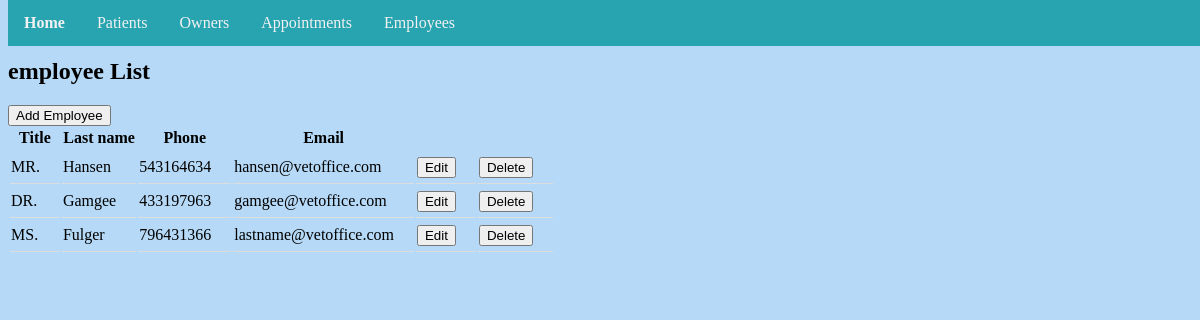
/employee/list/, run on an earlier commit of the app's database.
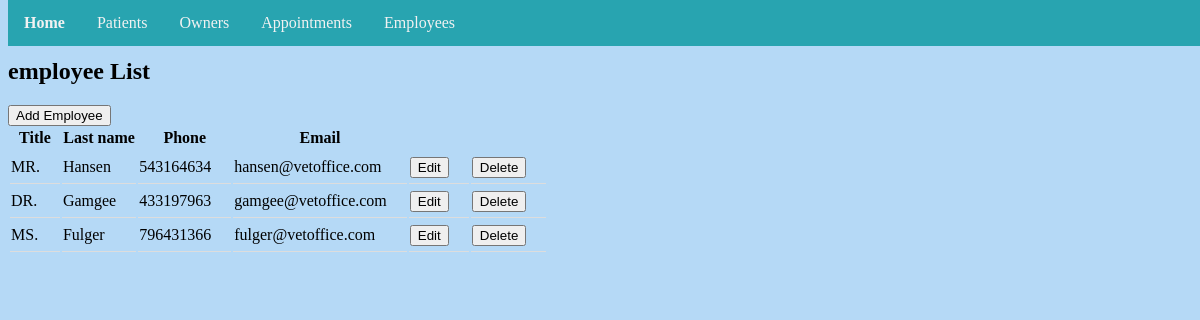
And on a later commit of the database.
### employee/models.py (models this page shows, shortened)
class Employee(models.Model):
    TITLE_CHOICE = [
        ('MR.', 'Mr.'),
        ('MISS.', 'Miss.'),
        ('MS.', 'Ms.'),
        ('MRS.', 'Mrs.'),
        ('DR.', 'Dr.'),
    ]
    first_name = models.CharField(max_length=200)
    last_name = models.CharField(max_length=200)
    title = models.CharField(max_length=5, choices=TITLE_CHOICE, default='Dr.')
    phone = models.IntegerField()
    email = models.CharField(max_length=200)

### employee/views.py (the view)
# urls.py: path('list/', views.EmployeeList.as_view(), name='employeelist'),
class EmployeeList(ListView):
    model = Employee
    template_name = 'employee_list.html'

### templates/employee_list.html (shortened to what this page needs)
{% extends './base.html' %}
{% block content %}
<h2>employee List</h2>
<a href="{% url 'employee:employeecreate' %}"><button class"btn">Add Employee</button></a>
<table id="employees">
  <tr>
    <th>Title</th>
    <th>Last name</th>
    <th>Phone</th>
    <th>Email</th>
    <th> </th>
    <th> </th>
  </tr>
    {% for employee in employee_list %}
  <tr>
    <td>{{ employee.title }}</td>
    <td>{{ employee.last_name }}</td>
    <td>{{ employee.phone }}</td>
    <td>{{ employee.email }}</td>
    <td><a href="{% url 'employee:employeeupdate' employee.id %}"><button>Edit</button></a></td>
    <td><a href="{% url 'employee:employeedelete' employee.id %}"><button>Delete</button></a></td>
  </tr>
  {% endfor %}
</table>
{% endblock %}

What changed in the data, as far as the page shows it:
changed Employee "MS.": email "lastname@vetoffice.com" → "fulger@vetoffice.com"
